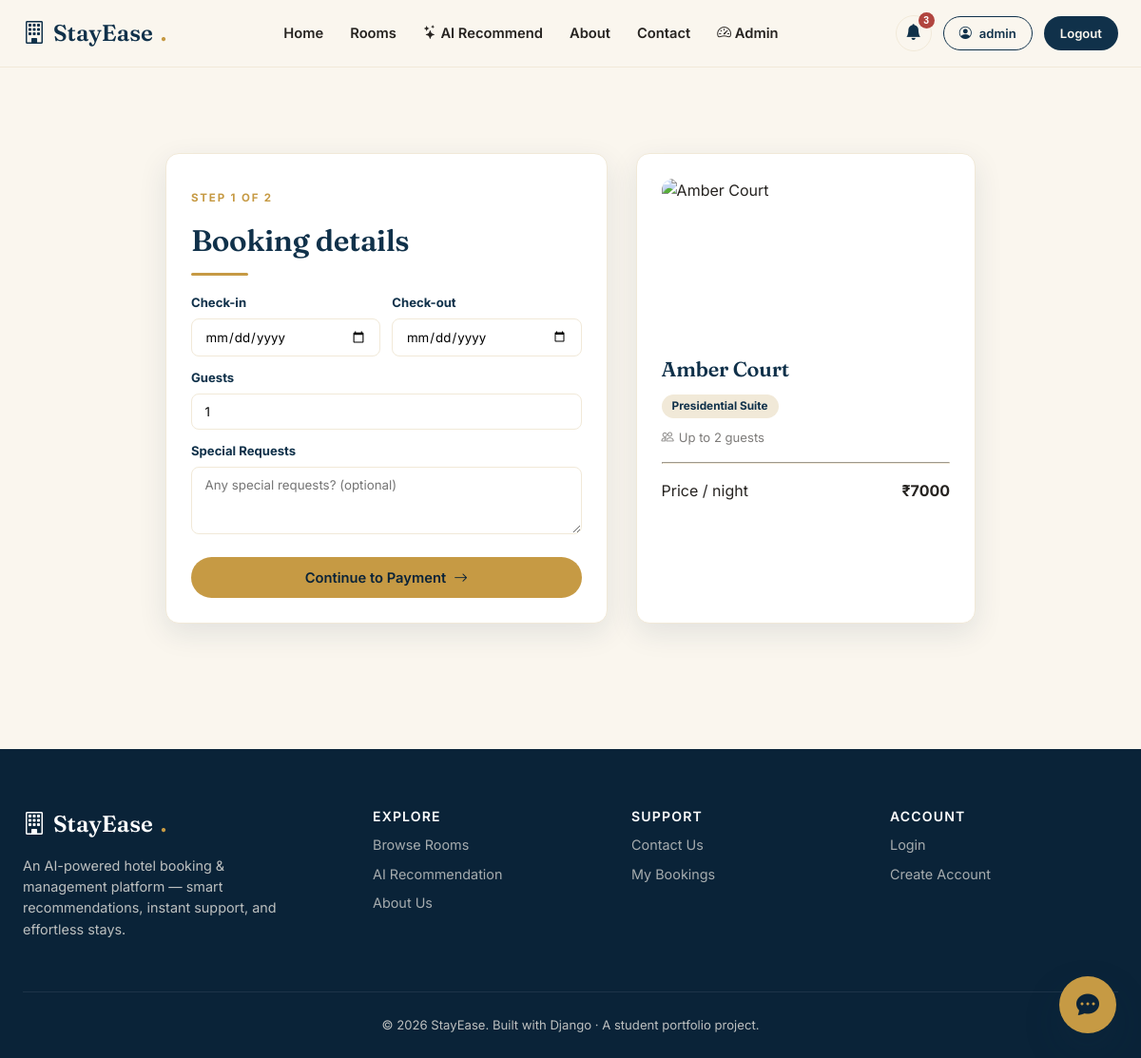
Screenshot of /bookings/room/12/book/ (signed in) with the database file from the repository.
### rooms/models.py (models this page shows, shortened)
class Room(models.Model):
    PURPOSE_CHOICES = [
        ('business', 'Business Trip'),
        ('family', 'Family Vacation'),
        ('couple', 'Couple / Honeymoon'),
        ('solo', 'Solo Traveller'),
        ('friends', 'Friends Getaway'),
    ]
    name = models.CharField(max_length=150)
    category = models.ForeignKey(RoomCategory, on_delete=models.CASCADE, related_name='rooms')
    description = models.TextField()
    price_per_night = models.DecimalField(max_digits=10, decimal_places=2)
    capacity = models.PositiveIntegerField(default=2, help_text='Max guests')
    beds = models.PositiveIntegerField(default=1)
    size_sqft = models.PositiveIntegerField(default=250)
    amenities = models.ManyToManyField(Amenity, blank=True, related_name='rooms')
    best_for = models.CharField(max_length=20, choices=PURPOSE_CHOICES, default='family')
    thumbnail = _ImageField(upload_to='rooms/', blank=True, null=True)
    is_available = models.BooleanField(default=True)
    total_units = models.PositiveIntegerField(default=5)
    rating = models.DecimalField(max_digits=2, decimal_places=1, default=4.5)
    created_at = models.DateTimeField(auto_now_add=True)
    class Meta:
        ordering = ['-created_at']
    @property
    def image_url(self):
        if self.thumbnail:
            try:
                return self.thumbnail.url
            except Exception:
                pass
        real_photos = [
            "https://images.unsplash.com/photo-1582719478250-c89cae4dc85b?auto=format&fit=crop&w=1200&q=80",  # Ocean luxury suite
            "https://images.unsplash.com/photo-1591088398332-8a7791972843?auto=format&fit=crop&w=1200&q=80",  # Sunset warm suite
            "https://images.unsplash.com/photo-1618773928121-c32242e63f39?auto=format&fit=crop&w=1200&q=80",  # Royal master suite
            "https://images.unsplash.com/photo-1590490360182-c33d57733427?auto=format&fit=crop&w=1200&q=80",  # Modern elegant king room
            "https://images.unsplash.com/photo-1566665797739-1674de7a421a?auto=format&fit=crop&w=1200&q=80",  # Boutique cozy haven
            "https://images.unsplash.com/photo-1578683010236-d716f9a3f461?auto=format&fit=crop&w=1200&q=80",  # Executive business suite
            "https://images.unsplash.com/photo-1595576508898-0ad5c879a061?auto=format&fit=crop&w=1200&q=80",  # Serene minimal bedroom
            "https://images.unsplash.com/photo-1505693416388-ac5ce068fe85?auto=format&fit=crop&w=1200&q=80",  # Urban loft design
            "https://images.unsplash.com/photo-1631049307264-da0ec9d70304?auto=format&fit=crop&w=1200&q=80",  # Luxury ambient suite
            "https://images.unsplash.com/photo-1596394516093-501ba68a0ba6?auto=format&fit=crop&w=1200&q=80",  # Resort wooden villa
            "https://images.unsplash.com/photo-1611892440504-42a792e24d32?auto=format&fit=crop&w=1200&q=80",  # Contemporary grand room
            "https://images.unsplash.com/photo-1598928506311-c55ded91a20c?auto=format&fit=crop&w=1200&q=80",  # Family twin suite
            "https://images.unsplash.com/photo-1520250497591-112f2f40a3f4?auto=format&fit=crop&w=1200&q=80",  # Beachfront resort room
            "https://images.unsplash.com/photo-1560448204-e02f11c3d0e2?auto=format&fit=crop&w=1200&q=80",  # City penthouse view
            "https://images.unsplash.com/photo-1540518614846-7ede433c4b42?auto=format&fit=crop&w=1200&q=80",  # Minimalist sanctuary
            "https://images.unsplash.com/photo-1571896349842-33c89424de2d?auto=format&fit=crop&w=1200&q=80",  # Tropical paradise villa
            "https://images.unsplash.com/photo-1584132967334-10e028bd69f7?auto=format&fit=crop&w=1200&q=80",  # Mountain lodge room
            "https://images.unsplash.com/photo-1616486338812-3dadae4b4ace?auto=format&fit=crop&w=1200&q=80",  # Grand palace suite
            "https://images.unsplash.com/photo-1512917774080-9991f1c4c750?auto=format&fit=crop&w=1200&q=80",  # Architectural luxury suite
            "https://images.unsplash.com/photo-1576671081837-49000212a370?auto=format&fit=crop&w=1200&q=80",  # Terrace luxury room
        ]
        return real_photos[self.id % len(real_photos)]

class RoomCategory(models.Model):
    name = models.CharField(max_length=100, unique=True)
    description = models.TextField(blank=True)
    icon = models.CharField(max_length=50, default='bi-door-open', help_text='Bootstrap icon class')
    class Meta:
        verbose_name_plural = 'Room Categories'

### bookings/views.py (the view)
# urls.py: path('room/<int:pk>/book/', views.book_room_view, name='book_room'),
@login_required
def book_room_view(request, pk):
    room = get_object_or_404(Room, pk=pk)
    if request.method == 'POST':
        form = BookingForm(request.POST)
        if form.is_valid():
            check_in = form.cleaned_data['check_in']
            check_out = form.cleaned_data['check_out']
            if check_out <= check_in:
                messages.error(request, 'Check-out date must be after check-in date.')
            elif check_in < date.today():
                messages.error(request, 'Check-in date cannot be in the past.')
            else:
                booking = form.save(commit=False)
                booking.user = request.user
                booking.room = room
                nights = (check_out - check_in).days
                booking.total_amount = room.price_per_night * nights
                booking.status = 'pending'
                booking.save()
                notify_admins(
                    'booking',
                    f'New booking request: {room.name} by {request.user.username} ({nights} night{"s" if nights != 1 else ""})',
                    link=f'/manage/bookings/',
                    email_subject=f'[StayEase] New booking — {room.name}',
                    email_body=(
                        f'{request.user.get_full_name() or request.user.username} just requested a booking.\n\n'
                        f'Room: {room.name}\nCheck-in: {check_in}\nCheck-out: {check_out}\n'
                        f'Guests: {booking.guests}\nTotal: Rs. {booking.total_amount}\n\n'
                        f'View it at http://127.0.0.1:8000/manage/bookings/'
                    ),
                )
                return redirect('bookings:payment', booking_id=booking.booking_id)
    else:
        form = BookingForm(initial={'guests': 1})
    return render(request, 'bookings/book_room.html', {'form': form, 'room': room})

### bookings/forms.py
class BookingForm(forms.ModelForm):
    class Meta:
        model = Booking
        fields = ['check_in', 'check_out', 'guests', 'special_requests']
        widgets = {
            'check_in': forms.DateInput(attrs={'class': 'form-control', 'type': 'date'}),
            'check_out': forms.DateInput(attrs={'class': 'form-control', 'type': 'date'}),
            'guests': forms.NumberInput(attrs={'class': 'form-control', 'min': 1}),
            'special_requests': forms.Textarea(attrs={'class': 'form-control', 'rows': 3, 'placeholder': 'Any special requests? (optional)'}),
        }

### adminpanel/models.py (called while the page is built)
    @property
    def icon(self):
        return {
            'booking': 'bi-calendar-plus',
            'payment': 'bi-cash-coin',
            'review': 'bi-chat-quote',
            'contact': 'bi-envelope',
        }.get(self.notif_type, 'bi-bell')

### core/context_processors.py (called while the page is built)
def site_context(request):
    context = {
        'SITE_NAME': 'StayEase',
        'SITE_TAGLINE': 'AI-Powered Hotel Booking & Management',
    }
    if getattr(request, 'user', None) and request.user.is_authenticated and request.user.is_staff:
        from adminpanel.models import Notification
        context['admin_notifications'] = Notification.objects.all()[:8]
        context['admin_unread_count'] = Notification.objects.filter(is_read=False).count()
    return context

### templates/bookings/book_room.html (shortened to what this page needs)
{% extends "base.html" %}
{% block content %}
<section class="section">
  <div class="container-narrow" style="max-width:900px; display:grid; grid-template-columns:1.3fr 1fr; gap:30px;">
    <div class="panel">
      <p class="eyebrow">Step 1 of 2</p>
      <h2>Booking details</h2>
      <div class="divider-gold"></div>
      <form method="post">
        <div style="display:grid; grid-template-columns:1fr 1fr; gap:12px;">
          <div><label class="form-label">Check-in</label>{{ form.check_in }}</div>
          <div><label class="form-label">Check-out</label>{{ form.check_out }}</div>
        </div>
        <div style="margin-top:12px;"><label class="form-label">Guests</label>{{ form.guests }}</div>
        <div style="margin-top:12px;"><label class="form-label">Special Requests</label>{{ form.special_requests }}</div>
        <button type="submit" class="btn btn-gold btn-block" style="margin-top:18px;">Continue to Payment <i class="bi bi-arrow-right"></i></button>
      </form>
    </div>
    <div class="panel">
      <div style="height:170px; border-radius:12px; overflow:hidden; margin-bottom:14px; box-shadow:var(--shadow-subtle);">
        <img src="{{ room.image_url }}" alt="{{ room.name }}" style="width:100%; height:100%; object-fit:cover; display:block;">
      </div>
      <h3>{{ room.name }}</h3>
      <span class="badge-soft" style="background:var(--cream-deep); color:var(--navy);">{{ room.category.name }}</span>
      <div class="room-meta" style="margin-top:10px;">
        <span><i class="bi bi-people"></i> Up to {{ room.capacity }} guests</span>
      </div>
      <hr style="border-color:var(--cream-deep); margin:16px 0;">
      <div style="display:flex; justify-content:space-between;"><span>Price / night</span><b>₹{{ room.price_per_night|floatformat:0 }}</b></div>
    </div>
  </div>
</section>
{% endblock %}

### templates/base.html (shortened to what this page needs)
{% load static %}
<!DOCTYPE html>
<html lang="en">
<head>
  <link rel="stylesheet" href="https://cdn.jsdelivr.net/npm/bootstrap-icons@1.11.3/font/bootstrap-icons.css">
  <link rel="stylesheet" href="{% static 'css/style.css' %}">
</head>
<body>
<nav class="navbar-stayease">
  <div class="navbar-inner">
    <a href="{% url 'core:home' %}" class="brand"><i class="bi bi-building"></i> StayEase<span class="dot">.</span></a>
    <div class="nav-links" id="navLinks">
      <a href="{% url 'core:home' %}">Home</a>
      <a href="{% url 'rooms:list' %}">Rooms</a>
      <a href="{% url 'rooms:recommend' %}"><i class="bi bi-stars"></i> AI Recommend</a>
      <a href="{% url 'core:about' %}">About</a>
      <a href="{% url 'core:contact' %}">Contact</a>
      {% if user.is_authenticated %}
        {% if user.is_staff %}<a href="{% url 'adminpanel:dashboard' %}"><i class="bi bi-speedometer2"></i> Admin</a>{% endif %}
      {% endif %}
    </div>
    <div class="nav-actions">
      {% if user.is_authenticated %}
        {% if user.is_staff %}
        <div class="notif-wrap">
          <button class="notif-bell" id="notifBellBtn"><i class="bi bi-bell-fill"></i>{% if admin_unread_count %}<span class="notif-dot">{{ admin_unread_count }}</span>{% endif %}</button>
        </div>
        {% endif %}
        <a href="{% url 'accounts:dashboard' %}" class="btn btn-outline btn-sm"><i class="bi bi-person-circle"></i> {{ user.first_name|default:user.username }}</a>
        <a href="{% url 'accounts:logout' %}" class="btn btn-navy btn-sm">Logout</a>
      {% else %}
        <a href="{% url 'accounts:login' %}" class="btn btn-outline btn-sm">Login</a>
        <a href="{% url 'accounts:register' %}" class="btn btn-gold btn-sm">Sign Up</a>
      {% endif %}
    </div>
  </div>
</nav>
<div class="container-narrow" style="padding-top: 18px;">
</div>
<main>
  {% block content %}{% endblock %}
</main>
<footer class="site-footer">
  <div class="footer-grid">
    <div>
      <div class="brand" style="color:#fff;"><i class="bi bi-building"></i> StayEase<span class="dot">.</span></div>
      <p style="margin-top:14px; font-size:.9rem; max-width: 300px;">An AI-powered hotel booking &amp; management platform — smart recommendations, instant support, and effortless stays.</p>
    </div>
    <div>
      <h4>Explore</h4>
      <a href="{% url 'rooms:list' %}">Browse Rooms</a>
      <a href="{% url 'rooms:recommend' %}">AI Recommendation</a>
      <a href="{% url 'core:about' %}">About Us</a>
    </div>
    <div>
      <h4>Support</h4>
      <a href="{% url 'core:contact' %}">Contact Us</a>
      <a href="{% url 'bookings:history' %}">My Bookings</a>
    </div>
    <div>
      <h4>Account</h4>
      <a href="{% url 'accounts:login' %}">Login</a>
      <a href="{% url 'accounts:register' %}">Create Account</a>
    </div>
  </div>
  <div class="footer-bottom">&copy; {% now "Y" %} StayEase. Built with Django &middot; A student portfolio project.</div>
</footer>
<button class="chat-toggle" id="chat-toggle"><i class="bi bi-chat-dots-fill"></i></button>
</body>
</html>

### rows the page displays
Room: name "Amber Court", category.name "Presidential Suite", capacity "2", price_per_night "7000"

### other values shown
{{ admin_unread_count }} "3"
{{ user.first_name|default:user.username }} "admin"
